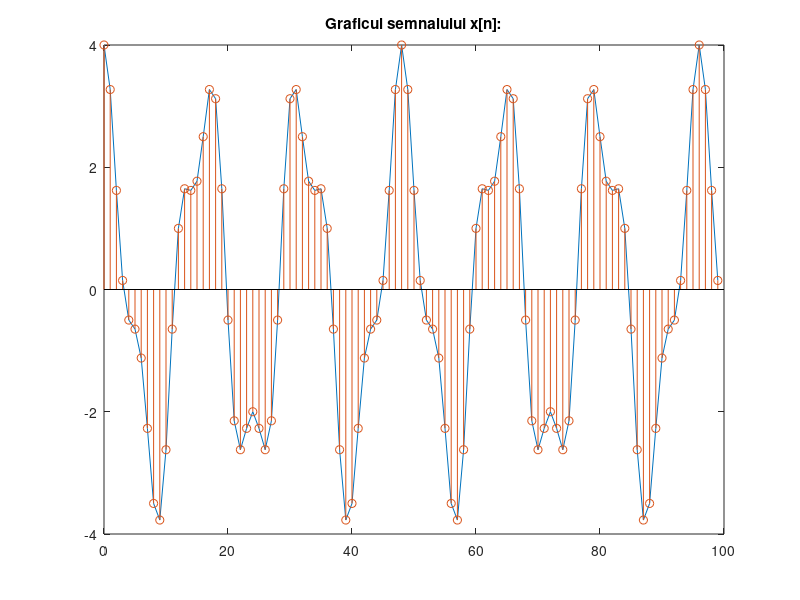
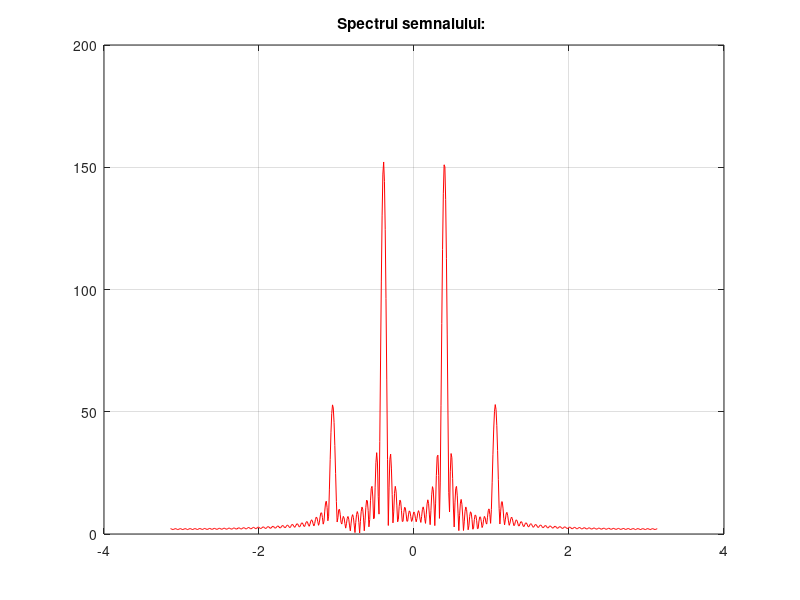

The MATLAB source for these figures, in order:
%trebuie sa folosim semnale cu amplitudine diferite nu ca in punctul b
%asa ca sa schimbam amplitudinea unui semnal o sa il inmultesc cu un numar
%intreg oarecare de exemplu o sa aleg nr = 3

N = 100;
n = 0:N-1;
nr = 3;
w_1 = pi/8;
w_2 = pi/3;

x_n = nr * cos(w_1 * n) + cos(w_2 * n);

figure;
plot(n, x_n);
hold on;
stem(n, x_n);
title('Graficul semnalului x[n]:');
hold off;

p1 = 2 * pi / w_1; %perioda semnalului cu pulsatia w_1
p2 = 2 * pi / w_2; %perioda semnalului cu pulsatia w_2

p = lcm(p1, p2); %perioda x[n] este least common multiple a perioadele p1 si p2

w = -pi:.01:pi; %alegem grila de frecvente

X = freqz(x_n, 1, w); %facem TF a semnalului

figure;
plot(w, abs(X), 'r');
grid on;
title('Spectrul semnalului: ');